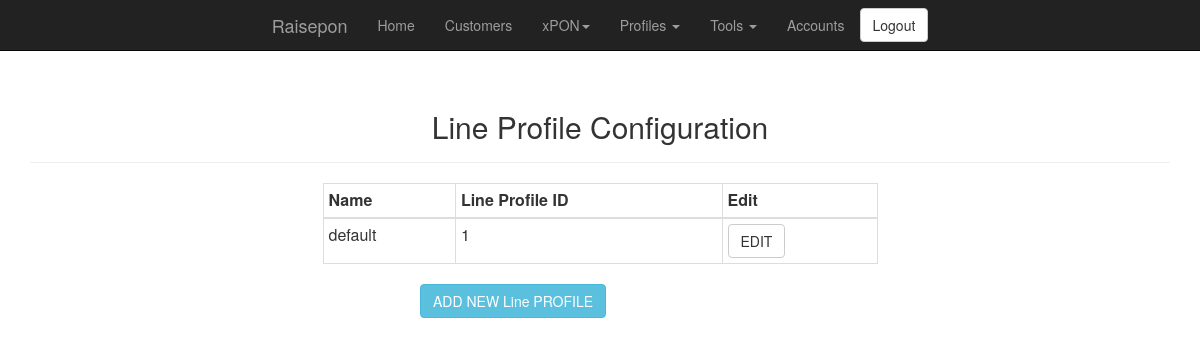
Before: /line_profile.php (signed in) with the older database file.
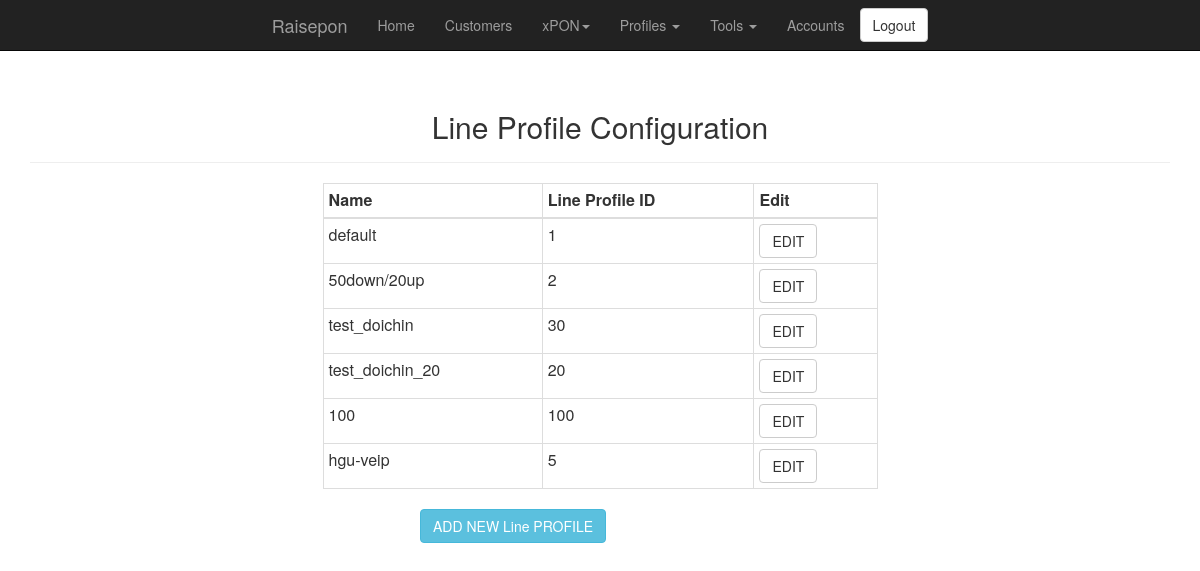
After: the same page with the newer database file.
### tables this page shows
CREATE TABLE `line_profile` (
  `id` int(11) NOT NULL AUTO_INCREMENT,
  `NAME` varchar(255) NOT NULL,
  `LINE_PROFILE_ID` tinyint(4) NOT NULL,
  PRIMARY KEY (`id`) USING BTREE,
  KEY `TEMPLATE_ID` (`LINE_PROFILE_ID`) USING BTREE
);

### classes/db_connect_class.php (called while the page is built, shortened)
<?php
class db_connect {
	private static $mysql_user = "raisepon";
	private static $mysql_pass = "r41sepon";
	private static $instance;
	private function __construct() {
		try {
			$this->db = new PDO('mysql:host=localhost;dbname=raisepon;charset=utf8', self::$mysql_user, self::$mysql_pass);
		} catch (PDOException $e) {
			echo 'Connection Failed: ' . $e->getMessage();
			exit;
		}
	}
	 public static function getInstance()
    {
        if (!isset(self::$instance))
        {
            self::$instance = new $object;
        }
        return self::$instance;
    }
}
?>

### classes/line_profile_class.php (called while the page is built, shortened)
<?php
include ("db_connect_class.php");
class line_profile {
	function build_table_line_profile() {
		try {
			$conn = db_connect::getInstance();
			$result = $conn->db->query("select ID, NAME, LINE_PROFILE_ID from LINE_PROFILE");
		} catch (PDOException $e) {
			$error =  "Connection Failed:" . $e->getMessage() . "\n";
			return $error;
		}
		$rows = $result->fetchAll();
		return $rows;
	}
}
?>

### line_profile.php (the view, shortened to what this page needs)
<?php
include ("header.php");
include ("classes/line_profile_class.php");
include ("navigation.php");
$line_profile_obj = new line_profile();
?>
<div class="container">
	<div class="text-center">
		<div class="page-header">
			<h2>Line Profile Configuration</h2>
		</div>
	</div>
	<div class=row>
		<div class="col-md-6 col-md-offset-3">
			<div class="table-responsive">
				<table class="table table-bordered table-condensed">
					<thead>
					  <tr>
						<th>Name</th>
						<th>Line Profile ID</th>
						<th>Edit</th>
					  </tr>
					</thead>
					<tbody>
					<?php
					$rows = $line_profile_obj->build_table_line_profile();
					foreach ($rows as $row) {
						print "<tr><td>" . $row['NAME'] . "</td><td>" . $row['LINE_PROFILE_ID'] . "</td><td><button type=\"button\" class=\"btn btn-default\" onClick=\"getLine_profile('". $row['ID'] ."');\">EDIT</button></td></tr>";
					}
					?>
					</tbody>
				</table>
			</div>
		</div>
	</div>
</div>
<div class="container">
	<div class="row">
		<div class="col-md-4"></div>
			<div class="col-md-4">
				<button type="button" class="btn btn-info" onClick="getLine_profile();">ADD NEW Line PROFILE</button>
			</div>
		</div>
	<div class="col-md-4"></div>
</div>

Changed rows visible on the page:
added line_profile: NAME "50down/20up", LINE_PROFILE_ID "2"
added line_profile: NAME "test_doichin", LINE_PROFILE_ID "30"
added line_profile: NAME "test_doichin_20", LINE_PROFILE_ID "20"
added line_profile: NAME "100", LINE_PROFILE_ID "100"
added line_profile: NAME "hgu-veip", LINE_PROFILE_ID "5"
